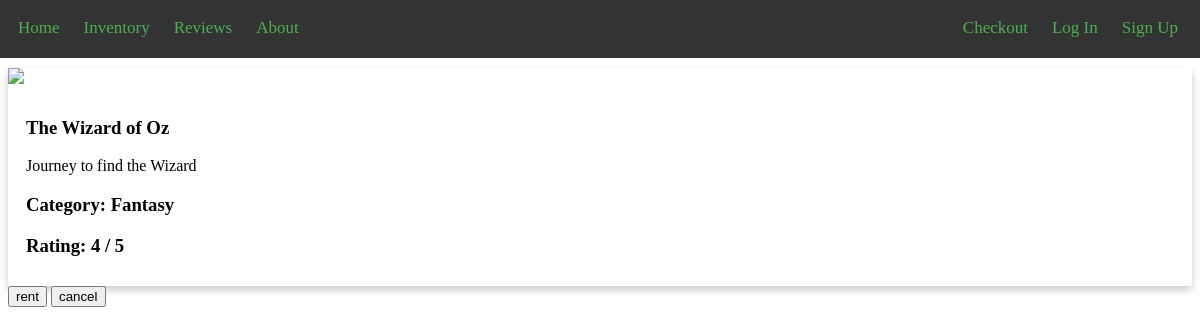
The app's page /user_search.php?id=121 with its own data.
### tables this page shows
CREATE TABLE `Movie` (
  `MOVIE_ID` int(4) NOT NULL,
  `NAME` varchar(30) NOT NULL,
  `DESCRIPTION` varchar(250) NOT NULL,
  `YEAR` int(4) NOT NULL,
  `RATING` int(1) NOT NULL,
  `CATEGORY` varchar(10) NOT NULL
);

### user_search.php (the view, shortened to what this page needs)
<!DOCTYPE HTML>
   <?php
	include 'header.php';
   ?>
<html>
	<head>
		<link href="main.css" rel="stylesheet" type="text/css">
	</head>
<body>
<?php
	$conn = mysqli_connect(DB_HOST, DB_USER, DB_PASSWORD, DB_NAME);
	$id = $_GET['id'];
	$query = "SELECT * FROM Movie WHERE MOVIE_ID = $id";
	$result = mysqli_query($conn, $query);
	$movie = mysqli_fetch_array($result);
	echo "<div class='card'>";
	$img = file_get_contents('imgs/'. $movie["NAME"]);
	echo "<img src=$img";
	echo "style='width:25%'>";
	echo "<div class='container'>";
	echo "<h3><b>";
	echo $movie["NAME"];
	echo "</b></h3>";
	echo '<p>';
	echo $movie["DESCRIPTION"];
        echo '</p>';
	echo "<h3>Category: " . $movie["CATEGORY"] . "</h3>";
	echo "<h3>Rating: " . $movie["RATING"] . " / 5</h3>";
	echo "</div>";
	echo "</div>";
?>
	<form  method="post">
	  <input type="submit" name="Rent" value = "rent">
	  <input type="submit" name="Cancel" value = "cancel">
	</form>

### main.css (style rules this page uses)
.card { box-shadow: 0 4px 8px 0 rgba(0,0,0,0.2); transition: 0.3s; }
.container { padding: 10px 18px; }

### records on screen
movie: NAME "The Wizard of Oz", DESCRIPTION "Journey to find the Wizard", CATEGORY "Fantasy", RATING "4"
